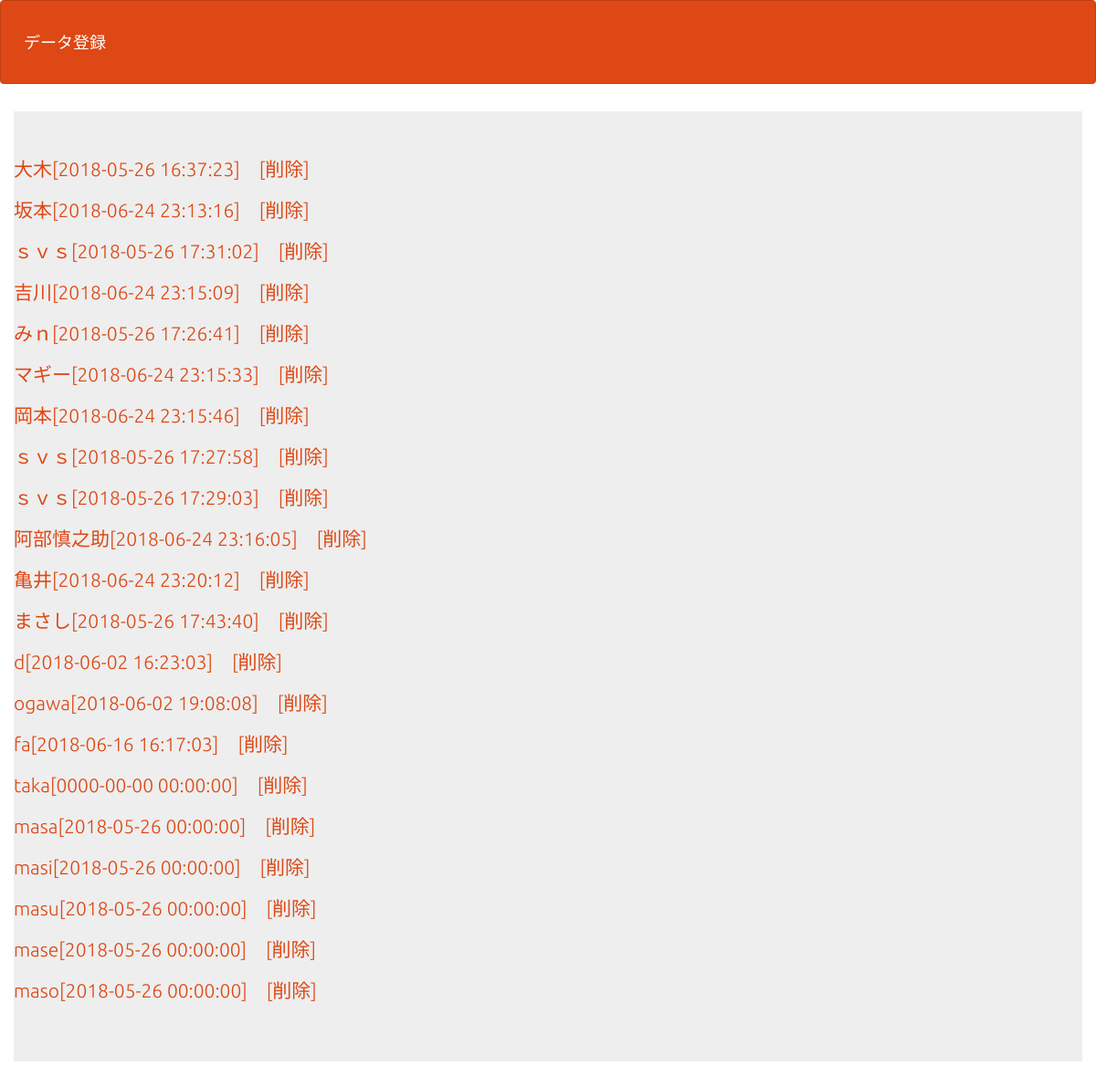
The page /select.php on the database its author committed.
### tables this page shows
CREATE TABLE IF NOT EXISTS `gs_an_table` (
`id` int(12) NOT NULL,
  `name` varchar(64) NOT NULL,
  `email` varchar(128) NOT NULL,
  `naiyou` text,
  `indate` datetime NOT NULL,
  `image` varchar(128) DEFAULT NULL,
  `age` int(12) DEFAULT NULL
);

### select.php (the view, shortened to what this page needs)
<?php
$pdo=db_conn();
$stmt = $pdo->prepare("SELECT * FROM gs_an_table");
$status = $stmt->execute();
$view="";
if($status==false){
  errorMsg($stmt);
}else{
  while( $result = $stmt->fetch(PDO::FETCH_ASSOC)){
    $view .='<p>';
    $view .='<a href="detail.php?id='.$result["id"].'">';
    $view .= $result["name"]."[".$result["indate"]."]";
    $view .='</a>';
    $view .='　';
    $view .='<a href="delete.php?id='.$result["id"].'">';
    $view .='[削除]';
    $view .='</a>';
    $view .='</p>';
  }
}
?>
<!DOCTYPE html>
<html lang="ja">
<head>
<link rel="stylesheet" href="css/range.css">
<link href="css/bootstrap.min.css" rel="stylesheet">
</head>
<body id="main">
<header>
  <nav class="navbar navbar-default">
    <div class="container-fluid">
      <div class="navbar-header">
      <a class="navbar-brand" href="index.php">データ登録</a>
    </div>
  </nav>
</header>
<div>
    <div class="container jumbotron"><?=$view?></div>
  </div>
</body>
</html>

### select.php (style rules this page uses)
div { padding: 10px;font-size:16px; }

### rows shown on the page
gs_an_table: value "大木[2018-05-26 16:37:23] [削除]"
gs_an_table: value "坂本[2018-06-24 23:13:16] [削除]"
gs_an_table: value "ｓｖｓ[2018-05-26 17:31:02] [削除]"
gs_an_table: value "吉川[2018-06-24 23:15:09] [削除]"
gs_an_table: value "みｎ[2018-05-26 17:26:41] [削除]"
gs_an_table: value "マギー[2018-06-24 23:15:33] [削除]"
gs_an_table: value "岡本[2018-06-24 23:15:46] [削除]"
gs_an_table: value "ｓｖｓ[2018-05-26 17:27:58] [削除]"
gs_an_table: value "ｓｖｓ[2018-05-26 17:29:03] [削除]"
gs_an_table: value "阿部慎之助[2018-06-24 23:16:05] [削除]"
gs_an_table: value "亀井[2018-06-24 23:20:12] [削除]"
gs_an_table: value "まさし[2018-05-26 17:43:40] [削除]"
gs_an_table: value "d[2018-06-02 16:23:03] [削除]"
gs_an_table: value "ogawa[2018-06-02 19:08:08] [削除]"
gs_an_table: value "fa[2018-06-16 16:17:03] [削除]"
gs_an_table: value "taka[0000-00-00 00:00:00] [削除]"
gs_an_table: value "masa[2018-05-26 00:00:00] [削除]"
gs_an_table: value "masi[2018-05-26 00:00:00] [削除]"
gs_an_table: value "masu[2018-05-26 00:00:00] [削除]"
gs_an_table: value "mase[2018-05-26 00:00:00] [削除]"
gs_an_table: value "maso[2018-05-26 00:00:00] [削除]"
